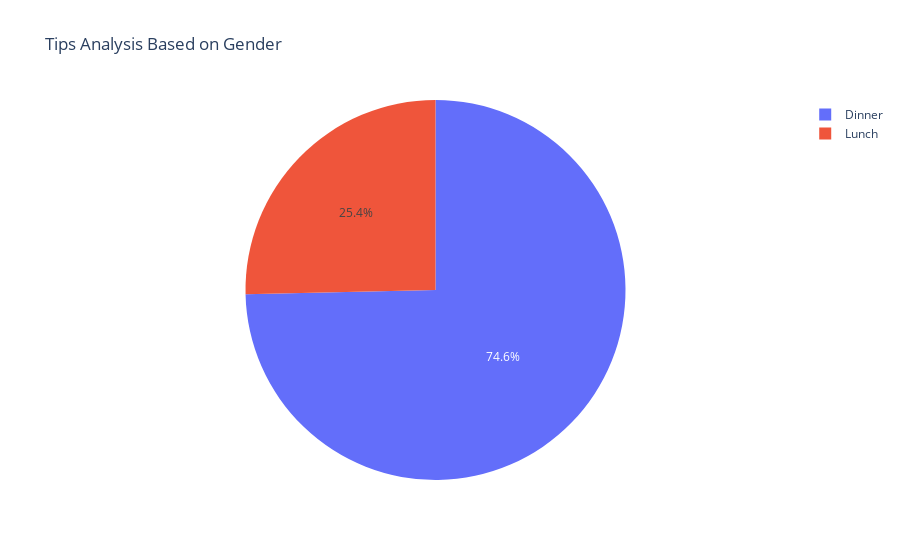

Write notebook code for a chart like this one.
### Markdown cell above
**Q9: Tips analysis based on lunch and dinner**

### Code cell
tips_by_time = data.groupby('time')['tip'].sum()
print("Total tips by lunch and dinner:")
print(tips_by_time)
# Create pie chart
fig = px.pie(names=tips_by_time.index, values=tips_by_time.values, title='Tips Analysis Based on Gender')

# Show the plot
fig.show()

### Figure 1 — Plotly figure (JSON) as saved in the notebook; plotly's stock layout.template omitted (floating-point values rounded to 4 significant figures)
{"data": [{"domain": {"x": [0, 1], "y": [0, 1]}, "hovertemplate": "label=%{label}<br>value=%{value}<extra></extra>", "labels": ["Dinner", "Lunch"], "legendgroup": "", "name": "", "showlegend": true, "type": "pie", "values": [546.1, 185.5]}], "layout": {"legend": {"tracegroupgap": 0}, "title": {"text": "Tips Analysis Based on Gender"}}}
